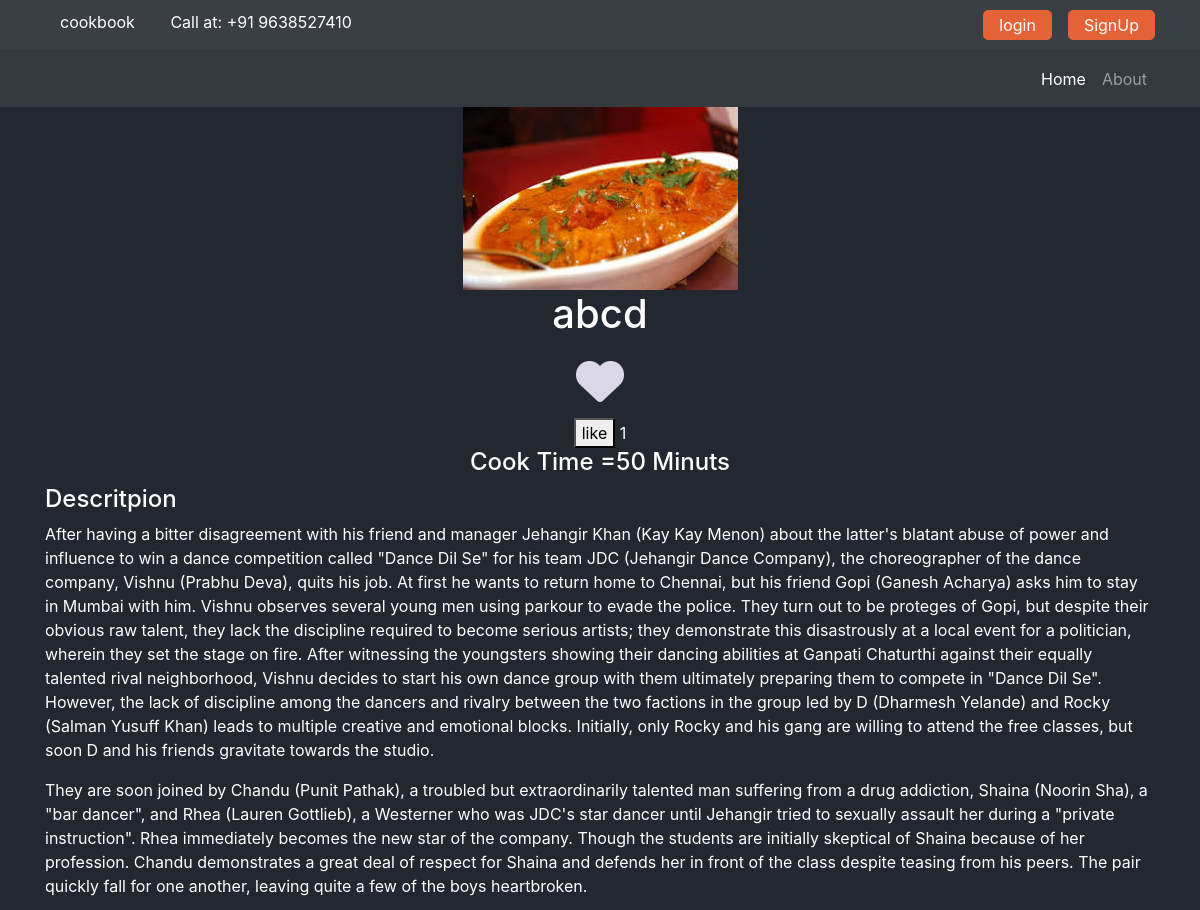
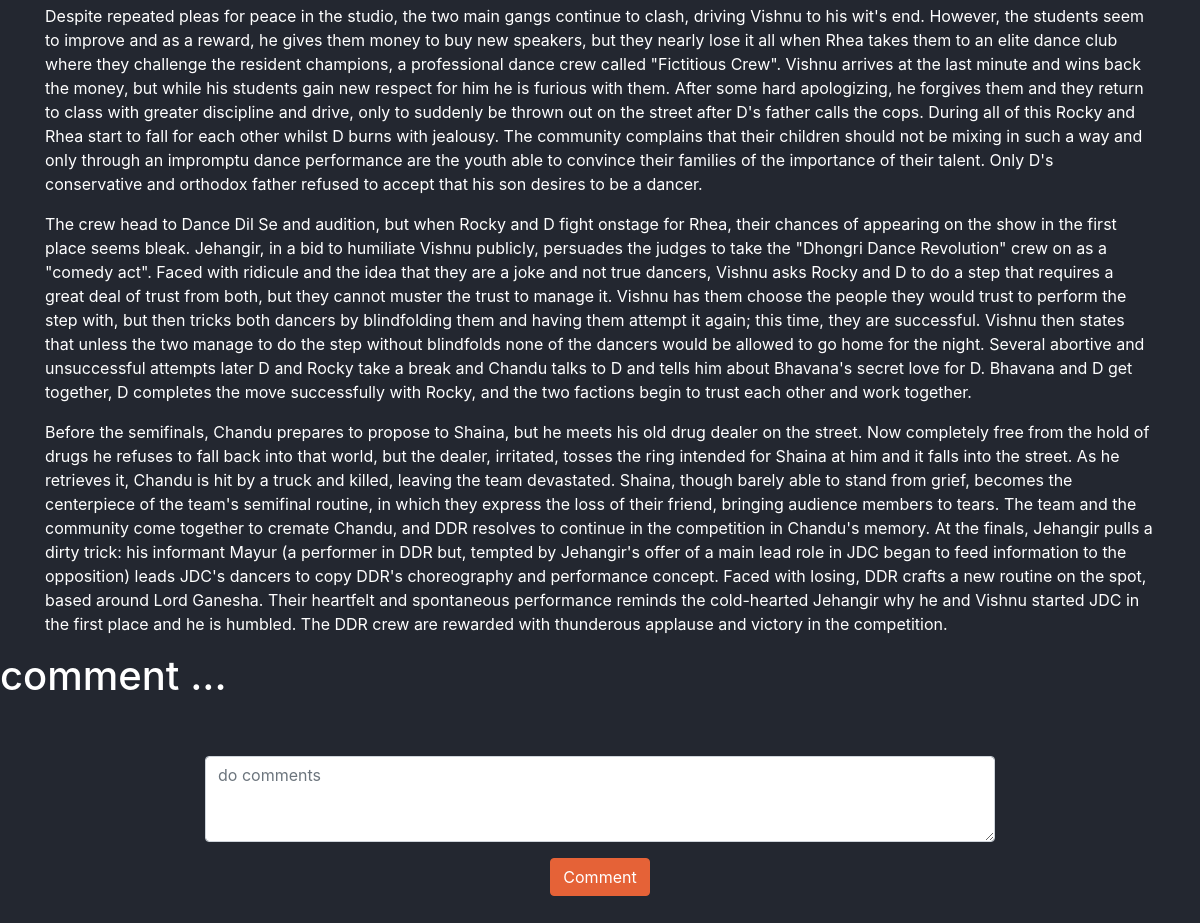
/13, run on the app's committed database (2 pictures, top to bottom).
### cuisine/models.py (models this page shows)
class cookbook_dishes(models.Model):
    dish_name=models.CharField(max_length=255)
    type_of_cuisine=models.CharField(choices=cuisine_choices, max_length=255)
    photo=models.ImageField(upload_to='media/%Y/%m')
    description=RichTextField()
    cook_time=models.IntegerField()
    favourite=models.ManyToManyField(User,related_name="favourite",blank=True)
    dish_like=models.ManyToManyField(User,related_name="dish_like",blank=True)
    created=models.DateTimeField(auto_now_add=True)
    created_date=models.DateTimeField(default=datetime.now,blank=True)
    def __str__(self):
        return self.dish_name

### cuisine/views.py (the view)
# urls.py: path('<int:id>',views.dish_details,name="dish_details"),
def dish_details(request,id):
    select_items=get_object_or_404(cookbook_dishes,pk=id)
    cook_book=get_object_or_404(cookbook_dishes,pk=id)
    count_like=cook_book.dish_like.count()
    is_favourite=False
    if cook_book.favourite.filter(id=request.user.id).exists():
        is_favourite=True
    data={
        'select_items' : select_items,
        'is_favourite' : is_favourite,
        'count_like'   :  count_like,
    }
    return render(request,'cuisine/dish_details.html',data)

### templates/cuisine/dish_details.html (shortened to what this page needs)
{% extends 'base/base.html'%}
{% load static %}
{% load crispy_forms_tags %}
{% block content %}
<main class="single-page-tubers">
    <section class="images container text-center">
      <img src="{{ select_items.photo.url }}" class="img-fluid" alt="team-member">
      <h1>{{select_items.dish_name}}</h1>
      <div id="favourite-section">
        {% if is_favourite %}
          <a href="{% url 'add_favourite' select_items.id %}">
            <span style="font-size: 3em; color: Tomato;">
              <i class="fas fa-heart fa-1x"> </i>
            </span>
          </a>
        {% else %}
        <a href="{% url 'add_favourite' select_items.id %}">
          <span style="font-size: 3em; color: rgb(218, 216, 228);">
            <i class="fas fa-heart fa-1x"> </i>
          </span>
          </a>
        {% endif %}
      </div>
    <form method="POST" action="{% url 'dish_like' select_items.id %}">
      <button type="submit" name="dish_like" value="{{ select_items }}" class="btm btm-primart">like</button>
      {{count_like }}
      <br1>
      <h4> Cook Time ={{select_items.cook_time}} Minuts<h4>
    </form>
    </section>
      <section class="descritpion container">
        <h4>Descritpion</h4>
        <p class="mt-2 mb-2">{{select_items.description | safe }}</p>
      </section>
<h1> comment ... </h1>
<section class="user comment  mt-5 mb-5">
      <div class="row">
        <form  method="POST" class="col-md-8 offset-md-2">
          <div class="form-group pt-2">
            <textarea name="content" class="form-control" rows="3" placeholder="do comments "></textarea>
          </div>
          <div class="text-center">
            <button type="submit" class="btn btn-accent">Comment</button>
          </div>
        </form>
      </div>
    </section>
  </main>
{% endblock %}

### cookbook/static/css/base.css (style rules this page uses)
:root { --primary: #232730; --secondary: #3a3e45; --white: #888787; --accent: #e56237; }
body { background-color: var(--primary); color: #fff; }
a { color: #fff; }
.btn-accent { background-color: var(--accent); color: #fff; border-color: var(--accent); outline: none; }
textarea { padding: 20px 25px; font-size: 19px; border-radius: 8px; }
main { overflow: hidden; }

### data on the page
cookbook_dishes: photo (picture), dish_name "abcd", cook_time "50", description "After having a bitter disagreement with his friend and manager Jehangir Khan ( Kay Kay Menon ) about the latter's blatant abuse of power and influence to win a dance competition called \"Dance Dil Se\" for his team JDC (Jehangir Dance Company), the choreographer of the dance company, Vishnu ( Prabhu Deva ), quits his job. At first he wants to return home to Chennai , but his friend Gopi ( Ganesh Acharya ) asks him to stay in Mumbai with him. Vishnu observes several young men using parkour to evade the police. They turn out to be proteges of Gopi, but despite their obvious raw talent, they lack the discipline required to become serious artists; they demonstrate this disastrously at a local…"

### other printed values
{{ count_like }} "1"
